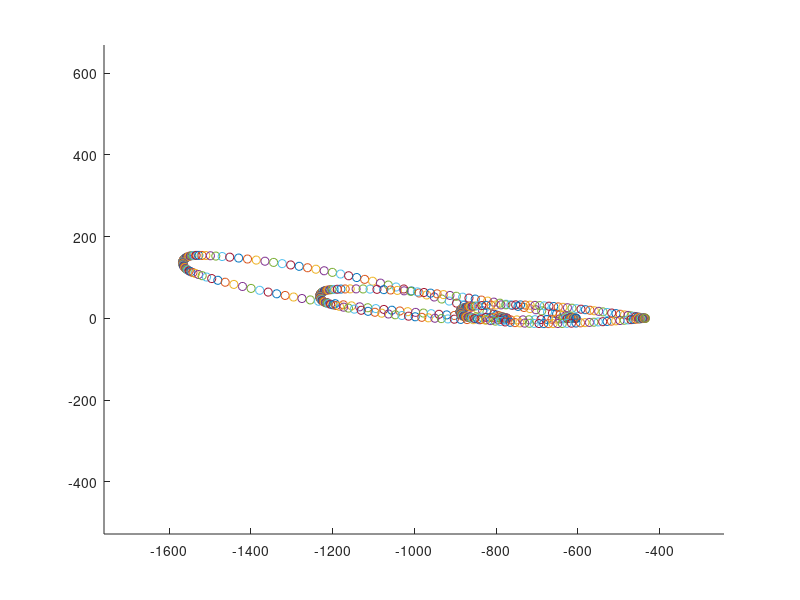
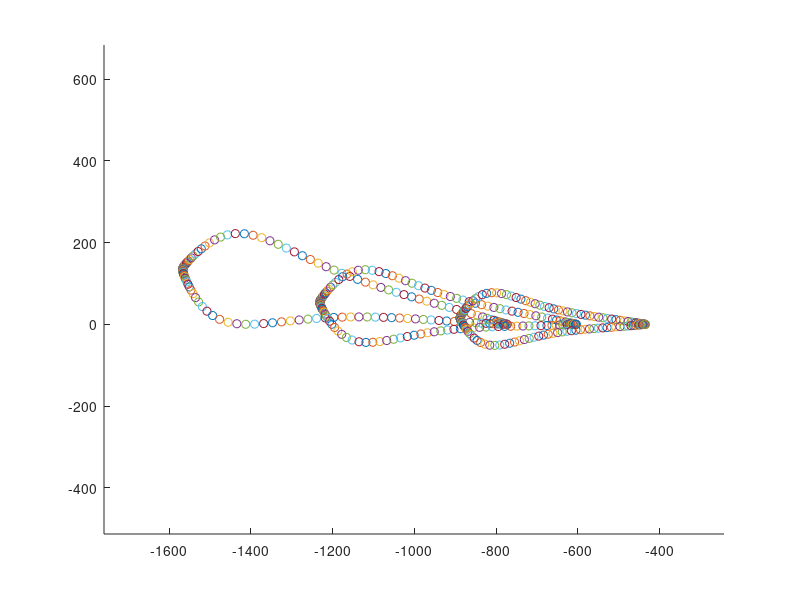

Reproduce these figures in MATLAB, in order.
%%%%%%%%%%%%%%%%%%%%%%%%%%%%%%%%%%%%%%%%%%%%%%%%%%%%%%%%%%%%%%%%%%%%%%
%       Hicks-Henne Bump function Parameterization                   %
%                   16 Aug 2016                                      %
%             3D Wing parameterization                               %
%%%%%%%%%%%%%%%%%%%%%%%%%%%%%%%%%%%%%%%%%%%%%%%%%%%%%%%%%%%%%%%%%%%%%%
clear all;
close all;
clc;
format long;
load airfoils/oneraup.txt
load airfoils/oneradown.txt
ubase = oneraup(:,2);
xu = oneraup(:,1);
lbase = oneradown(:,2);
xl = oneradown(:,1);

panels = 3;
hh = 5;
t_b = 4;
ypanelpos = zeros(panels,1);
xpanelpos = zeros(panels,1);
chordlen = zeros(panels,1);
ubasepanel = zeros(panels,size(ubase,1));
lbasepanel = zeros(panels,size(lbase,1));
unewpanel = zeros(panels,size(ubase,1));
lnewpanel = zeros(panels,size(lbase,1));
xubasepanel = zeros(panels,size(ubase,1));
xlbasepanel = zeros(panels,size(lbase,1));
xunewpanel = zeros(panels,size(ubase,1));
xlnewpanel = zeros(panels,size(lbase,1));
twist = zeros(panels,1);
twist(1) = 10;
twist(2) = 5;
twist(3) = 2;


span = 1196.3;
tspan = 2734.5;
xspan = 1578.7;
sweep = 26.7;
leangle = 60;
teangle = 74.219120;
sweep = sweep*pi/180;
leangle = leangle*pi/180;
teangle = teangle*pi/180;
ypanelpos = 0:span/(panels-1):span;
dpa = zeros(panels,hh);
dpb = zeros(panels,hh);
dpa(1,1) = 0.1;
dpa(2,1) = 0.1;
dpa(3,1) = 0.1;
dpb(1,1) = -0.1;
dpb(2,1) = -0.1;
dpb(3,1) = -0.1;

for i = 1:panels
    h = 1/(hh+1);
    bump_pos = 0+h:h:1-h;
    
    xpanelpos(i) = (tspan-ypanelpos(i))/tan(0.5*pi-sweep);
    chordlen(i) = ((tspan-ypanelpos(i))/tan(leangle)) - ((tspan-ypanelpos(i))/tan(teangle));
    %Scaling
    ubasepanel(i,:) = chordlen(i).*ubase;
    lbasepanel(i,:) = chordlen(i).*lbase;
    xubasepanel(i,:) = chordlen(i).*xu;
    xlbasepanel(i,:) = chordlen(i).*xl;
    %Translating
    xubasepanel(i,:) = xubasepanel(i,:) - (tspan-ypanelpos(i))/tan(leangle);
    xlbasepanel(i,:) = xlbasepanel(i,:) - (tspan-ypanelpos(i))/tan(leangle);
    % Twisting
    xubasepanel(i,:) = (xubasepanel(i,:) - xubasepanel(i,size(ubase,1)))*cos(twist(i)*pi/180) + ...
        (ubasepanel(i,:) - ubasepanel(i,size(ubase,1)))*sin(twist(i)*pi/180) + xubasepanel(i,size(ubase,1));
    ubasepanel(i,:) = -(xubasepanel(i,:) - xubasepanel(i,size(ubase,1)))*sin(twist(i)*pi/180) + ...
        (ubasepanel(i,:) - ubasepanel(i,size(ubase,1)))*cos(twist(i)*pi/180) + ubasepanel(i,size(ubase,1));
    xlbasepanel(i,:) = (xlbasepanel(i,:) - xlbasepanel(i,size(lbase,1)))*cos(twist(i)*pi/180) + ...
        (lbasepanel(i,:) - lbasepanel(i,size(lbase,1)))*sin(twist(i)*pi/180) + xlbasepanel(i,size(ubase,1));
    lbasepanel(i,:) = -(xlbasepanel(i,:) - xlbasepanel(i,size(lbase,1)))*sin(twist(i)*pi/180) + ...
        (lbasepanel(i,:) - lbasepanel(i,size(lbase,1)))*cos(twist(i)*pi/180) + lbasepanel(i,size(ubase,1));
    %Plotting
    figure(1);
    hold on;
    for j = 1:size(ubase,1)
       scatter3(xubasepanel(i,j),ubasepanel(i,j),ypanelpos(i),'r*');
    end
    for j = 1:size(lbase,1)
       scatter3(xlbasepanel(i,j),lbasepanel(i,j),ypanelpos(i),'r*');
    end
    axis equal tight;

    %Updating
    
    %Untwisting
    xunewpanel(i,:) = (xubasepanel(i,:) - xubasepanel(i,size(ubase,1)))*cos(-twist(i)*pi/180) + ...
        (ubasepanel(i,:) - ubasepanel(i,size(ubase,1)))*sin(-twist(i)*pi/180) + xubasepanel(i,size(ubase,1));
    unewpanel(i,:) = -(xubasepanel(i,:) - xubasepanel(i,size(ubase,1)))*sin(-twist(i)*pi/180) + ...
        (ubasepanel(i,:) - ubasepanel(i,size(ubase,1)))*cos(-twist(i)*pi/180) + ubasepanel(i,size(ubase,1));
    xlnewpanel(i,:) = (xlbasepanel(i,:) - xlbasepanel(i,size(lbase,1)))*cos(-twist(i)*pi/180) + ...
        (lbasepanel(i,:) - lbasepanel(i,size(lbase,1)))*sin(-twist(i)*pi/180) + xlbasepanel(i,size(ubase,1));
    lnewpanel(i,:) = -(xlbasepanel(i,:) - xlbasepanel(i,size(lbase,1)))*sin(-twist(i)*pi/180) + ...
        (lbasepanel(i,:) - lbasepanel(i,size(lbase,1)))*cos(-twist(i)*pi/180) + lbasepanel(i,size(ubase,1));
    %Translating back
    xunewpanel(i,:) = xunewpanel(i,:) + (tspan-ypanelpos(i))/tan(leangle);
    xlnewpanel(i,:) = xlnewpanel(i,:) + (tspan-ypanelpos(i))/tan(leangle); 
    %Scaling down
    unewpanel(i,:) = unewpanel(i,:)./chordlen(i);
    lnewpanel(i,:) = lnewpanel(i,:)./chordlen(i);
    xunewpanel(i,:) = xunewpanel(i,:)./chordlen(i);
    xlnewpanel(i,:) = xlnewpanel(i,:)./chordlen(i);
    
    % Hicks-Henne Update
    for k = 1:size(ubase)
        sum = 0;
        for j = 1:hh
            m = log(0.5)/log(bump_pos(j));
            sum = sum + dpa(i,j)*(sin(pi*xunewpanel(i,k)^m)^t_b);
            %gradu(i,j) = sin(pi*xunewpanel(i,k)^m)^t_b;
        end
        unewpanel(i,k) = unewpanel(i,k) + sum;
    end
    for k = 1:size(lbase)
        sum = 0;
        for j = 1:hh
            m = log(0.5)/log(bump_pos(j));
            sum = sum + dpb(i,j)*(sin(pi*xlnewpanel(i,k)^m)^t_b);
            %gradu(i,j) = sin(pi*xunewpanel(i,k)^m)^t_b;
        end
        lnewpanel(i,k) = lnewpanel(i,k) + sum;
    end
    
    %Scaling
    unewpanel(i,:) = chordlen(i).*unewpanel(i,:);
    lnewpanel(i,:) = chordlen(i).*lnewpanel(i,:);
    xunewpanel(i,:) = chordlen(i).*xunewpanel(i,:);
    xlnewpanel(i,:) = chordlen(i).*xlnewpanel(i,:);
    
    %Translating
    xunewpanel(i,:) = xunewpanel(i,:) - (tspan-ypanelpos(i))/tan(leangle);
    xlnewpanel(i,:) = xlnewpanel(i,:) - (tspan-ypanelpos(i))/tan(leangle);
    
    %twisting
    xunewpanel(i,:) = (xunewpanel(i,:) - xunewpanel(i,size(ubase,1)))*cos(twist(i)*pi/180) + ...
        (unewpanel(i,:) - unewpanel(i,size(ubase,1)))*sin(twist(i)*pi/180) + xunewpanel(i,size(ubase,1));
    unewpanel(i,:) = -(xunewpanel(i,:) - xunewpanel(i,size(ubase,1)))*sin(twist(i)*pi/180) + ...
        (unewpanel(i,:) - unewpanel(i,size(ubase,1)))*cos(twist(i)*pi/180) + unewpanel(i,size(ubase,1));
    xlnewpanel(i,:) = (xlnewpanel(i,:) - xlnewpanel(i,size(lbase,1)))*cos(twist(i)*pi/180) + ...
        (lnewpanel(i,:) - lnewpanel(i,size(lbase,1)))*sin(twist(i)*pi/180) + xlnewpanel(i,size(ubase,1));
    lnewpanel(i,:) = -(xlnewpanel(i,:) - xlnewpanel(i,size(lbase,1)))*sin(twist(i)*pi/180) + ...
        (lnewpanel(i,:) - lnewpanel(i,size(lbase,1)))*cos(twist(i)*pi/180) + lnewpanel(i,size(ubase,1));
    
    figure(2);
    hold on;
    for j = 1:size(ubase,1)
       scatter3(xunewpanel(i,j),unewpanel(i,j),ypanelpos(i),'r*');
    end
    for j = 1:size(lbase,1)
       scatter3(xlnewpanel(i,j),lnewpanel(i,j),ypanelpos(i),'r*');
    end
    axis equal tight;

    
     


end
